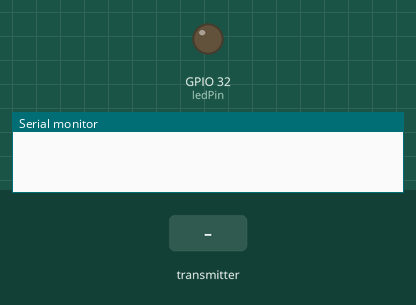
Recording of a sketch running on a simulated ESP32. Parts: output pins drawn as LEDs (lit = HIGH), the last lines printed to the serial monitor. Inputs (shaded band) come from the test bench.

Above: at 1.2 s.
1.3 s: the transmitter starts sending light = 1
At 2.1 s:
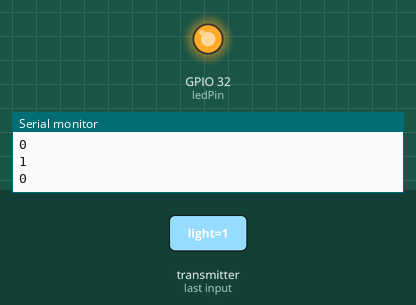
2.8 s: the transmitter starts sending light = 0
At 3.2 s:
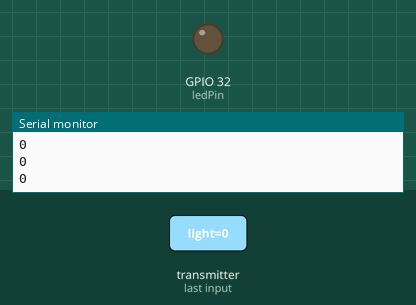
Timing chart, 0 to 5.8 s (numbered marks = the images above; inputs shaded):
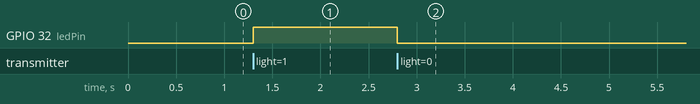

Measured:
- after the input at 1.3 s, GPIO 32 (ledPin): LOW → HIGH at once
- after the input at 2.8 s, GPIO 32 (ledPin): HIGH → LOW at once

The sketch:

receiver.ino
```cpp
// (licence header left out)
#include <esp_now.h>
#include <WiFi.h>

// Structure example to receive data
// Must match the sender structure
typedef struct struct_message {
  int left;
  int right;
  bool light;
  bool water;
} struct_message;

// Create a struct_message called myData
struct_message myData;

const int ledPin = 32; // LED connected to digital pin 32


// callback function that will be executed when data is received
void OnDataRecv(const uint8_t * mac, const uint8_t *incomingData, int len) {
  memcpy(&myData, incomingData, sizeof(myData));
  Serial.print("Bytes received: ");
  Serial.println(len);
  Serial.println(myData.left);
  Serial.println(myData.right);
  Serial.println(myData.light);
  Serial.println(myData.water);

  if (myData.light != 0) { // Check the value at index 6
    digitalWrite(ledPin, HIGH); // Turn the LED on
  } else {
    digitalWrite(ledPin, LOW); // Turn the LED off
  }

  // Serial.print("Char: ");
  // Serial.println(myData.a);
  // Serial.print("Int: ");
  // Serial.println(myData.b);
  // Serial.print("Float: ");
  // Serial.println(myData.c);
  // Serial.print("Bool: ");
  // Serial.println(myData.d);
  Serial.println();
}

void setup() {
  // Initialize Serial Monitor
  Serial.begin(9600);

  pinMode(ledPin, OUTPUT); // Set the LED pin as output
  digitalWrite(ledPin, LOW);

  // Set device as a Wi-Fi Station
  WiFi.mode(WIFI_STA);

  // Init ESP-NOW
  if (esp_now_init() != ESP_OK) {
    Serial.println("Error initializing ESP-NOW");
    return;
  }

  // Once ESPNow is successfully Init, we will register for recv CB to
  // get recv packer info
  esp_now_register_recv_cb(OnDataRecv);
}

void loop() {

}
```
